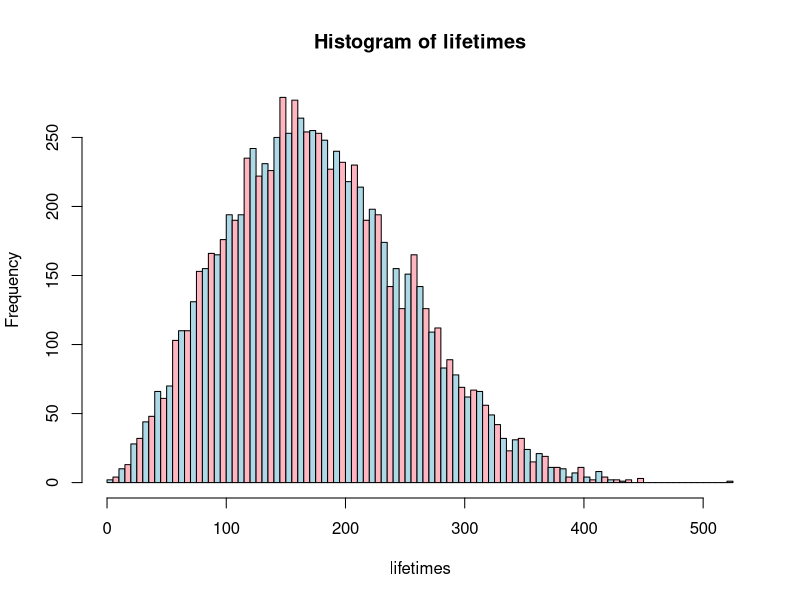
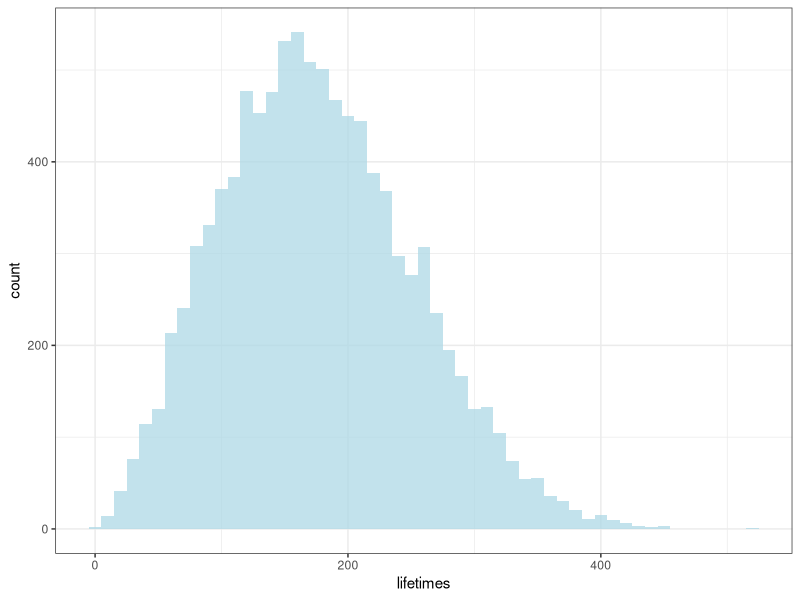
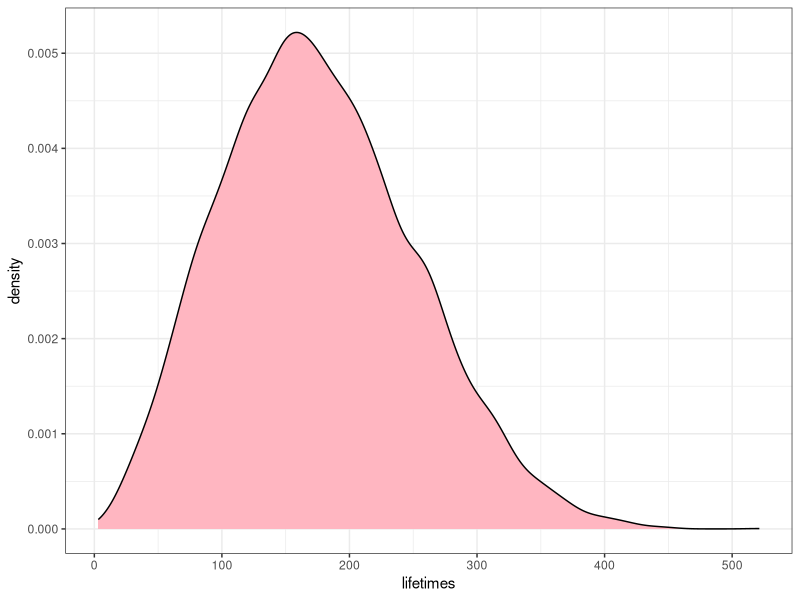

Write R code to recreate these figures, in order.
## ---- chunk 1
knitr::opts_chunk$set(echo = TRUE)
library(dplyr)
library(magrittr)
## ---- chunk 2

lifetimes <- rweibull(10000, shape = 2.5, scale =200)

head(lifetimes)

## ---- chunk 3
fivenum(lifetimes)
## ---- chunk 4
summary(lifetimes)
## ---- chunk 5
library(ggplot2)
lifetimes_df <- data.frame(lifetimes)


## ---- chunk 6

hist(lifetimes, 
     breaks=100,
     col = c("lightblue","lightpink"))

## ---- chunk 7
p <- ggplot( data=lifetimes_df , aes(x = lifetimes) )
p <- p + geom_histogram(binwidth=10,
                        add = "mean", 
                        alpha=0.75,
                        fill = "lightblue")
                      
p <- p + theme_bw()
p
## ---- chunk 8
p <- ggplot( data=lifetimes_df , aes(x = lifetimes) )
p <- p + geom_density(fill = "lightpink")
p <- p + theme_bw()
p
## ---- chunk 9
mean(lifetimes)

## ---- chunk 10
var(lifetimes)

## ---- chunk 11
mean(lifetimes<=200)

## ---- chunk 12
# library(dplyr)

mean(between(lifetimes,180,250))

## ---- chunk 13
mean(lifetimes>=300)
